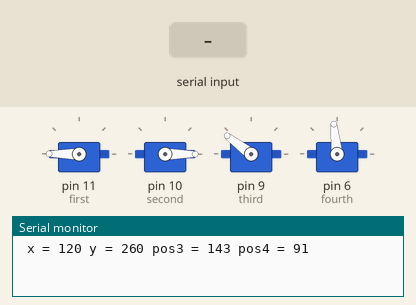
Recording of a sketch running on a simulated Arduino Uno, built with avr-gcc and run on an emulated ATmega328P. Parts: 4 × servo, the last lines printed to the serial monitor. The inputs (shaded band) are chosen by the test bench.

Above: at 1.2 s.
1.3 s: "b" received over Serial
At 2.9 s:
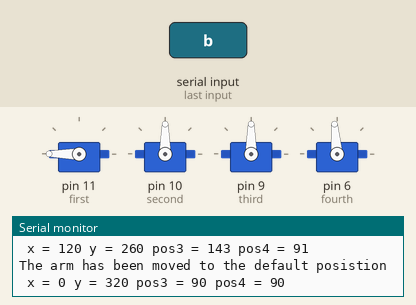
3.8 s: "s" received over Serial
At 5.5 s:
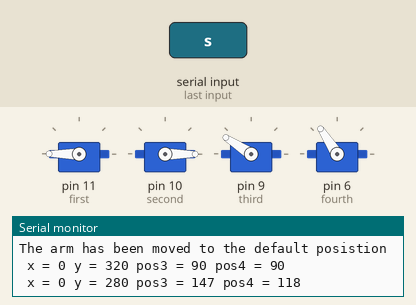
6.3 s: "a" received over Serial
At 9.1 s:
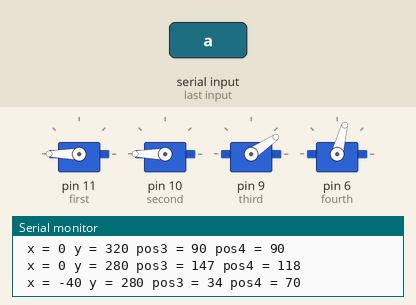
9.3 s: "d" received over Serial
At 9.76 s:
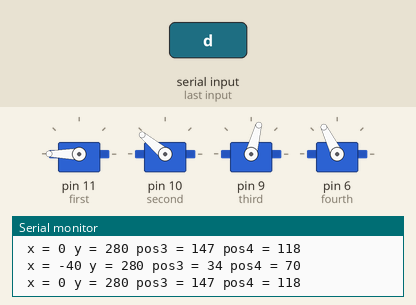
12.3 s: "o" received over Serial
At 13.0 s:
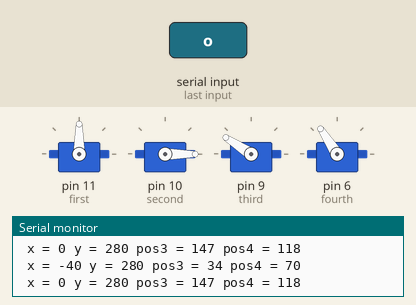
13.8 s: "w" received over Serial
At 15.5 s:
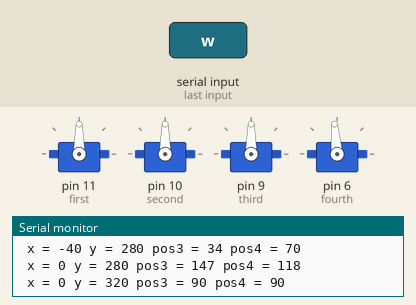
Timing chart, 0 to 17.0 s (numbered marks = the images above; inputs shaded):
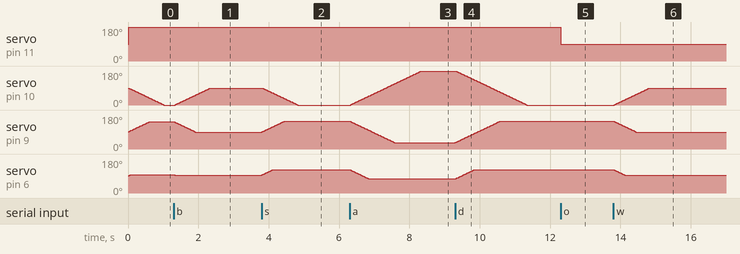

The sketch:

scarysweep.ino
```cpp
const float pi = 3.14159265358979323846264338327950288419716939937510582097494459230781640628620899;
#include <math.h>
#include <Servo.h>
Servo clawServo; //make each servo
Servo servo2;
Servo servo3;
Servo servo4;

int x = 120;
int y = 260;


float toRadians(int degree) {
  return degree * (pi / 180);
}
int toDegrees(float radian) {
  return radian * (180 / pi);
}


int toAngle3(long xVal, long yVal) {
  if(xVal >= 0){
    return toDegrees(pi / 2 + acos(((double) (sq(xVal) + sq(yVal)) / sq(160) - 2) / 2));
  } else {
    return toDegrees(pi / 2 - acos(((double) (sq(xVal) + sq(yVal)) / sq(160) - 2) / 2));
  }
}
int toAngle4(long xVal, long yVal) {
  if(xVal >= 0){
    float t = 2 * pi - (acos(((double) (sq(xVal) + sq(yVal)) / sq(160) - 2) / 2));
    float q = 160 + 160 * cos(t);
    float w = 160 * sin(t);

    int answer1 = toDegrees(asin((double)(w * xVal - q * yVal) / (double)(-1 * sq(w) - sq(q))));
    int answer2 = toDegrees(pi - asin((double)(w * xVal - q * yVal) / (double)(-1 * sq(w) - sq(q))));

    if (xVal > sqrt(yVal * 320 - sq(yVal))) {
      return answer1;
    } else {
      return answer2;
    }
  } else {
    float t = acos(((double) (sq(xVal) + sq(yVal)) / sq(160) - 2) / 2);
    float q = 160 + 160 * cos(t);
    float w = 160 * sin(t);

    int answer1 = toDegrees(asin((double)(w * xVal - q * yVal) / (double)(-1 * sq(w) - sq(q))));
    int answer2 = toDegrees(pi - asin((double)(w * xVal - q * yVal) / (double)(-1 * sq(w) - sq(q))));

    if (xVal > -1 * sqrt(yVal * 320 - sq(yVal))) {
      return answer1;
    } else {
      return answer2;
    }
  }
}


int first = 11; //port for claw servo
int second = 10; //port for top joint servo
int third = 9; //port for middle joint servo
int fourth = 6; //port for the bottom join servo

int cali4 = 5; //calibration becuase I hot glues stuff bad

int base1 = 180; //base position of servo
int base2 = 90;
int base3 = toAngle3(x, y);
int base4 = toAngle4(x, y);

int pos1 = base1; //setting posistion to base position
int pos2 = base2;
int pos3 = base4;
int pos4 = base4 + cali4;

char servo = '3'; //which servo is being edited

int change = 40;

void setup() {
  clawServo.attach(first); //attach each servo to their port1
  servo2.attach(second);
  servo3.attach(third);
  servo4.attach(fourth);
  Serial.begin(9600); //how fast you want the serial to read
  while (! Serial); //wait for serial to be ready
  Serial.println();
  printCord();
}


void loop() {
  if (Serial.available()) { //if there is something inputted into the serial
    char command = Serial.read(); //what is being read
    if (command == 'w') {
      if (isValidCord(x, y + change)) {
        if (toAngle3(x, y + change) != -1 && toAngle4(x, y + change) != -1) {
          y = y + change;
        }
      }
      printCord();
    } else if (command == 's') {
      if (isValidCord(x, y - change)) {
        if (toAngle3(x, y - change) != -1 && toAngle4(x, y - change) != -1) {
          y = y - change;
        } else {
        }
      }
      printCord();
    } else if (command == 'a') {
      if (isValidCord(x - change, y)) {
        if (toAngle3(x - change, y) != -1 && toAngle4(x - change, y) != -1) {
          x = x - change;
        }
      }
      printCord();
    } else if (command == 'd') {
      if (isValidCord(x + change, y)) {
        if (toAngle3(x + change, y) != -1 && toAngle4(x + change, y) != -1) {
          x = x + change;
        }
      }
      printCord();
    } else if (command == 'b') {
      Serial.println("The arm has been moved to the default posistion");
      x = 0;
      y = 320;
      printCord();
    } else if (command == 'o') {
      if (pos1 == 180) {
        pos1 = 90;
      } else if (pos1 == 90) {
        pos1 = 180;
      }
    }
  }

  if ((pos3 - pos4 + cali4 - 90) >= 0) { //perependicular
    pos2 = pos3 - pos4 + cali4 - 90;
  } else if ((pos3 - pos4 + cali4 - 90) <= -180) { //perpendicular
    pos2 = 360 + (pos3 - pos4 + cali4 - 90);
  } else if ((pos3 - pos4 + cali4 - 90) >= -95 && (pos3 - pos4 + cali4 - 90) <= -85) { //stright up
    pos2 = 90;
  } else if ((pos3 - pos4 + cali4 - 90) < -90) { //extreemes
    pos2 = 180;
  } else if ((pos3 - pos4 + cali4 - 90) > -90) {
    pos2 = 0;
  }

  pos3 = toAngle3(x, y);
  pos4 = toAngle4(x, y) + cali4;

  bool doDelay = false;
  //a smooth way of writing the servo (slowing stuff down)
  if (servo2.read() < pos2) {
    servo2.write(servo2.read() + 1);
    doDelay = true;
  }
  if (servo2.read() > pos2) {
    servo2.write(servo2.read() - 1);
    doDelay = true;
  }
  if (servo3.read() < pos3) {
    servo3.write(servo3.read() + 1);
    doDelay = true;
  }
  if (servo3.read() > pos3) {
    servo3.write(servo3.read() - 1);
    doDelay = true;
  }
  if (servo4.read() < pos4) {
    servo4.write(servo4.read() + 1);
    doDelay = true;
  }
  if (servo4.read() > pos4) {
    servo4.write(servo4.read() - 1);
    doDelay = true;
  }
  if(doDelay){
    delay(10);
  }
  clawServo.write(pos1); //always writes a servo to its position
}

void printCord(){
  Serial.print(" x = ");
  Serial.print(x);
  Serial.print(" y = ");
  Serial.print(y);
  Serial.print(" pos3 = ");
  Serial.print(toAngle3(x, y));
  Serial.print(" pos4 = ");
  Serial.println(toAngle4(x, y));
}

bool isValidCord(long xVal, long yVal) {
  return sqrt(sq(xVal) + sq(yVal)) <= 320;
}
```

Measured:
- after the input at 1.3 s, servo on pin 10 (second): moves from 0° to 90° over 0.99 s, starting after 0.05 s; servo on pin 9 (third): moves from 143° to 90° over 0.59 s, starting at once; servo on pin 6 (fourth): 96° → 95° at once
- after the input at 3.8 s, servo on pin 10 (second): moves from 90° to 0° over 0.99 s, starting at once; servo on pin 9 (third): moves from 90° to 147° over 0.63 s, starting at once; servo on pin 6 (fourth): moves from 95° to 123° over 0.32 s, starting at once
- after the input at 6.3 s, servo on pin 10 (second): moves from 0° to 180° over 2.0 s, starting at once; servo on pin 9 (third): moves from 147° to 34° over 1.3 s, starting at once; servo on pin 6 (fourth): moves from 123° to 75° over 0.54 s, starting at once
- after the input at 9.3 s, servo on pin 10 (second): moves from 180° to 0° over 2.0 s, starting at once; servo on pin 9 (third): moves from 34° to 147° over 1.3 s, starting at once; servo on pin 6 (fourth): moves from 75° to 123° over 0.54 s, starting at once
- after the input at 12.3 s, servo on pin 11 (first): 180° → 90° at once
- after the input at 13.8 s, servo on pin 10 (second): moves from 0° to 90° over 0.99 s, starting at once; servo on pin 9 (third): moves from 147° to 90° over 0.63 s, starting at once; servo on pin 6 (fourth): moves from 123° to 95° over 0.32 s, starting at once
